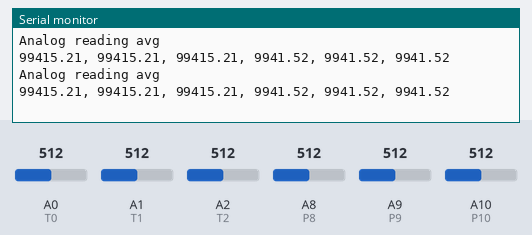
The sketch below on a simulated Arduino Mega 2560, built with avr-gcc and run on an emulated ATmega2560. Shown: the last lines printed to the serial monitor. The inputs (shaded band) are chosen by the test bench; at power-on: A0 (T0) = 512, A1 (T1) = 512, A2 (T2) = 512, A8 (P8) = 512, A9 (P9) = 512, A10 (P10) = 512.

Above: at 1.2 s.
1.3 s: A0 (T0) set to 716
At 2.6 s:
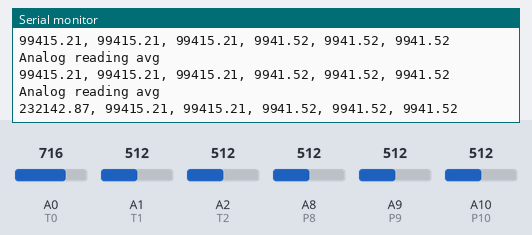
2.8 s: A1 (T1) set to 716
At 3.9 s:
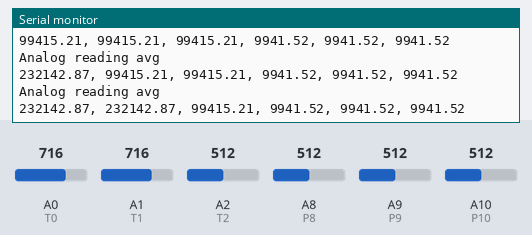
4.3 s: A2 (T2) set to 716
At 5.6 s:
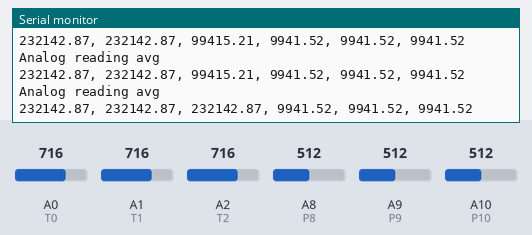
5.8 s: A8 (P8) set to 716
At 7.0 s:
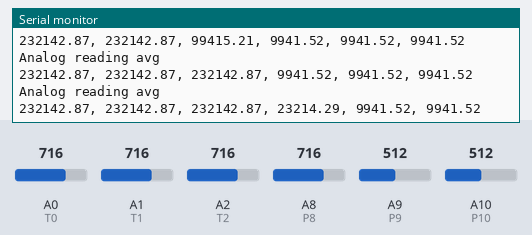
7.3 s: A9 (P9) set to 716
At 7.3 s:
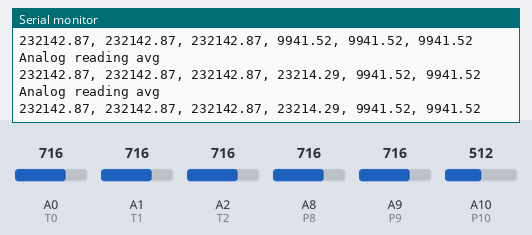
8.8 s: A10 (P10) set to 716
At 9.9 s:
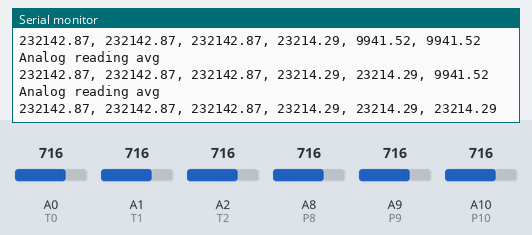

The sketch:

combo_board.ino
```cpp
// (licence header left out)
// thermistor-1.ino Simple test program for a thermistor for Adafruit Learning System
// https://learn.adafruit.com/thermistor/using-a-thermistor by Limor Fried, Adafruit Industries
// MIT License - please keep attribution and consider buying parts from Adafruit

// What pin to connect the sensor to
// #define PHOTODIODEPIN A0
#define T0 A0
#define T1 A1
#define T2 A2

#define P8 A8
#define P9 A9
#define P10 A10

#define NUMSAMPLES 5
#define THERMSERIESRESISTOR 100000
#define PHOTOSERIESRESISTOR 10000

int samples0[NUMSAMPLES];
int samples1[NUMSAMPLES];
int samples2[NUMSAMPLES];

int samples8[NUMSAMPLES];
int samples9[NUMSAMPLES];
int samples10[NUMSAMPLES];

void setup(void) {
  Serial.begin(9600);
}

void loop(void) {
  uint8_t i;
  float av0;
  float av1;
  float av2;
  float av8;
  float av9;
  float av10;

  //take N samples w/ slight delay
  for (i = 0; i < NUMSAMPLES; i++) {
    samples0[i] = analogRead(T0);
    samples1[i] = analogRead(T1);
    samples2[i] = analogRead(T2);

    samples8[i] = analogRead(P8);
    samples9[i] = analogRead(P9);
    samples10[i] = analogRead(P10);
  }

  //average samples
  av0 = 0;
  av1 = 0;
  av2 = 0;

  av8 = 0;
  av9 = 0;
  av10 = 0;

  for(i = 0; i < NUMSAMPLES; i++) {
    av0 += samples0[i] / NUMSAMPLES;
    av1 += samples1[i] / NUMSAMPLES;
    av2 += samples2[i] / NUMSAMPLES;

    av8 += samples8[i] / NUMSAMPLES;
    av9 += samples9[i] / NUMSAMPLES;
    av10 += samples10[i] / NUMSAMPLES;
  }

  av0 = (1023 / av0)  - 1;
  av0 = THERMSERIESRESISTOR / av0;
  av1 = (1023 / av1)  - 1;
  av1 = THERMSERIESRESISTOR / av1;
  av2 = (1023 / av2)  - 1;
  av2 = THERMSERIESRESISTOR / av2;

  av8 = (1023 / av8)  - 1;
  av8 = PHOTOSERIESRESISTOR / av8;
  av9 = (1023 / av9)  - 1;
  av9 = PHOTOSERIESRESISTOR / av9;
  av10 = (1023 / av10)  - 1;
  av10 = PHOTOSERIESRESISTOR / av10;

  Serial.println("Analog reading avg\t");

  Serial.print(av0);
  Serial.print(", ");
  Serial.print(av1);
  Serial.print(", ");
  Serial.print(av2);
  Serial.print(", ");

  Serial.print(av8);
  Serial.print(", ");
  Serial.print(av9);
  Serial.print(", ");
  Serial.println(av10);


  // convert the value to resistance
  // av0 = (1023 / average)  - 1;     // (1023/ADC - 1)
  // av0 = SERIESRESISTOR / average;  // 4.6k / (1023/ADC - 1)
  // Serial.print("Thermistor Analog Resistance ");
  // Serial.println(av0 + "," + av1 + "," + av2 + "," + av3 + "," + av4 + "," + av5 + "," + av6 + "," + av7 + "," + av8 + "," + av9 + "," + av10 + "," + av11 + "," + av12 + "," + av13 + "," + av14 + "," + av15);

//  float steinhart;
//  steinhart = average / THERMISTORNOMINAL;
//  steinhart = log(steinhart);
//  steinhart /= BCOEFFICIENT;
//  steinhart += 1.0 / (TEMPERATURENOMINAL + 273.15);
//  steinhart = 1.0 / steinhart;
//  steinhart -= 273.15;

//  Serial.print("Temperature ");
//  Serial.print(steinhart);
//  Serial.println(" *C");

  delay(1000);

}
```

Measured:
- after the input at 1.3 s, the serial monitor: prints a new line after 0.76 s (image 1)
- after the input at 2.8 s, the serial monitor: prints a new line after 0.28 s (image 2)
- after the input at 4.3 s, the serial monitor: prints a new line after 0.82 s (image 3)
- after the input at 5.8 s, the serial monitor: prints a new line after 0.34 s (image 4)
- after the input at 8.8 s, the serial monitor: prints a new line after 0.41 s (image 6)
